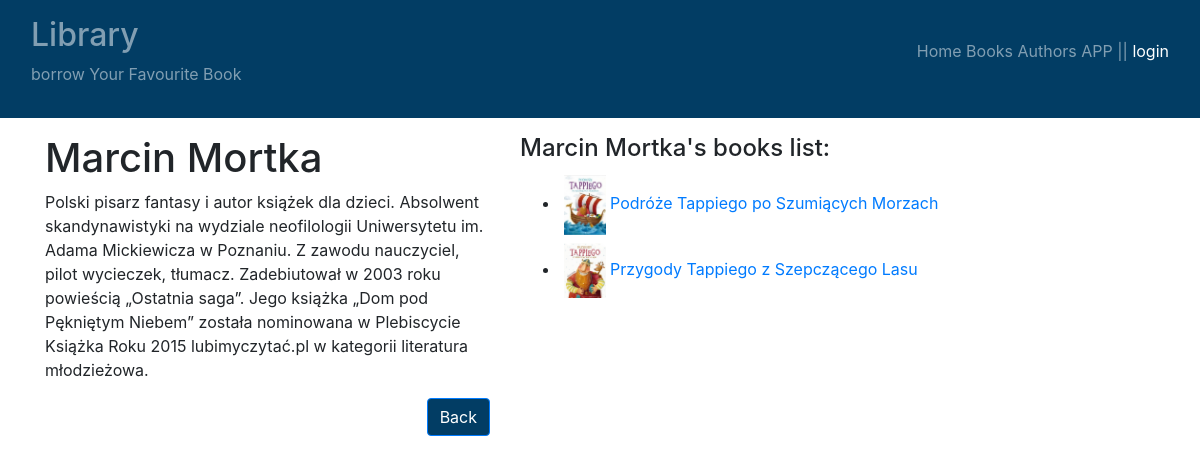
/books/authors-list/1, run on an earlier commit of the app's database.
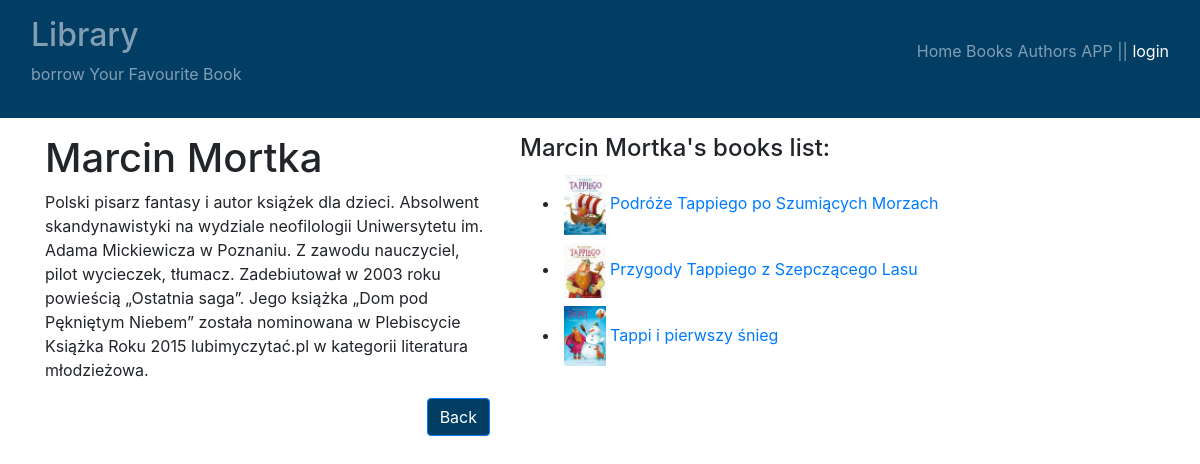
And on a later commit of the database.
### books/models.py (models this page shows, shortened)
class Book(models.Model):
    title = models.CharField(
        max_length=65,
        unique=True,
    )
    description = models.TextField(
        blank=True,
        null=True,
    )
    author = models.ForeignKey(
        "books.Author",
        on_delete=models.CASCADE,
    )
    image = models.ImageField(
        upload_to="photos/%Y/%m/%d",
        blank=True,
        null=True,
        default=None
    )
    pages = models.IntegerField(
        blank=True,
        null=True
    )
    tags = models.ManyToManyField(
        "books.Tag",
        related_name="books",
        blank=True)
    added = models.DateTimeField(auto_now_add=True)
    class Meta:
        ordering = ["title"]

### books/views.py (the view)
# urls.py: path("authors-list/<int:id>", author_details, name="author_details"),
def author_details(request, id):
    author = Author.objects.get(id=id)
    books = Book.objects.filter(author_id=id)
    return render(
        request=request,
        context={
            "author": author,
            "books": books
        },
        template_name="books/author_details.html"
    )

### books/templates/books/author_details.html (shortened to what this page needs)
{% extends "books/main.html" %}
{% load bootstrap4 %}
{% block content %}
<div class="row">
    <div class="col-5">
        <h1>{{ author.name }}</h1>
        <p>{{ author.bio }}</p>
        <p class="float-right"><a class="btn btn-primary" style="background-color: #023d64;" href="{% url 'books:authors_list' %}">Back</a></p>
    </div>
    <div class="col">
        <h4>{{ author.name }}'s books list:</h4>
        <ul>
        {% for b in books %}
            <li>
                <a href="{% url 'books:book_details' b.id %}">
                    <img class="p-1" src="{{ b.image.url }}" width="50px">{{ b.title }}
                </a>
            </li>
        {% endfor %}
        </ul>
    </div>
</div>
{% endblock %}

What changed in the data, as far as the page shows it:
added Book: image (picture), title "Tappi i pierwszy śnieg"
